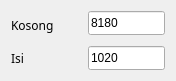
     <widget class="QWidget" name="formLayoutWidget_5">
      <property name="geometry">
       <rect>
        <x>30</x>
        <y>360</y>
        <width>161</width>
        <height>71</height>
       </rect>
      </property>
      <layout class="QFormLayout" name="formLayout_7">
       <item row="0" column="0">
        <widget class="QLabel" name="label_24">
         <property name="minimumSize">
          <size>
           <width>71</width>
           <height>29</height>
          </size>
         </property>
         <property name="maximumSize">
          <size>
           <width>71</width>
           <height>29</height>
          </size>
         </property>
         <property name="font">
          <font>
           <family>Biryani</family>
          </font>
         </property>
         <property name="text">
          <string>Kosong</string>
         </property>
        </widget>
       </item>
       <item row="1" column="0">
        <widget class="QLabel" name="label_18">
         <property name="font">
          <font>
           <family>Biryani</family>
          </font>
         </property>
         <property name="text">
          <string>Isi</string>
         </property>
        </widget>
       </item>
       <item row="0" column="1">
        <widget class="QLineEdit" name="input_massa_kosong">
         <property name="minimumSize">
          <size>
           <width>77</width>
           <height>24</height>
          </size>
         </property>
         <property name="maximumSize">
          <size>
           <width>77</width>
           <height>24</height>
          </size>
         </property>
         <property name="text">
          <string>8180</string>
         </property>
        </widget>
       </item>
       <item row="1" column="1">
        <widget class="QLineEdit" name="input_massa_isi">
         <property name="minimumSize">
          <size>
           <width>77</width>
           <height>24</height>
          </size>
         </property>
         <property name="maximumSize">
          <size>
           <width>77</width>
           <height>24</height>
          </size>
         </property>
         <property name="text">
          <string>1020</string>
         </property>
        </widget>
       </item>
      </layout>
     </widget>
